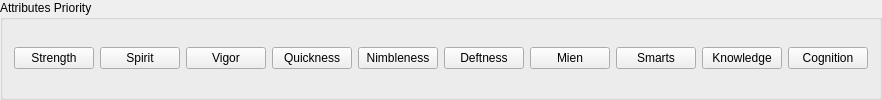
            <widget class="QGroupBox" name="AttributesTilesBox">
             <property name="title">
              <string>Attributes Priority</string>
             </property>
             <layout class="QHBoxLayout" name="horizontalLayout_2">
              <item>
               <widget class="QPushButton" name="Strength">
                <property name="text">
                 <string>Strength</string>
                </property>
                <property name="iconSize">
                 <size>
                  <width>16</width>
                  <height>16</height>
                 </size>
                </property>
               </widget>
              </item>
              <item>
               <widget class="QPushButton" name="Spirit">
                <property name="text">
                 <string>Spirit</string>
                </property>
               </widget>
              </item>
              <item>
               <widget class="QPushButton" name="Vigor">
                <property name="text">
                 <string>Vigor</string>
                </property>
               </widget>
              </item>
              <item>
               <widget class="QPushButton" name="Quickness">
                <property name="text">
                 <string>Quickness</string>
                </property>
               </widget>
              </item>
              <item>
               <widget class="QPushButton" name="Nimbleness">
                <property name="text">
                 <string>Nimbleness</string>
                </property>
               </widget>
              </item>
              <item>
               <widget class="QPushButton" name="Deftness">
                <property name="text">
                 <string>Deftness</string>
                </property>
               </widget>
              </item>
              <item>
               <widget class="QPushButton" name="Mien">
                <property name="text">
                 <string>Mien</string>
                </property>
               </widget>
              </item>
              <item>
               <widget class="QPushButton" name="Smarts">
                <property name="text">
                 <string>Smarts</string>
                </property>
               </widget>
              </item>
              <item>
               <widget class="QPushButton" name="Knowledge">
                <property name="text">
                 <string>Knowledge</string>
                </property>
               </widget>
              </item>
              <item>
               <widget class="QPushButton" name="Cognition">
                <property name="text">
                 <string>Cognition</string>
                </property>
               </widget>
              </item>
             </layout>
            </widget>
